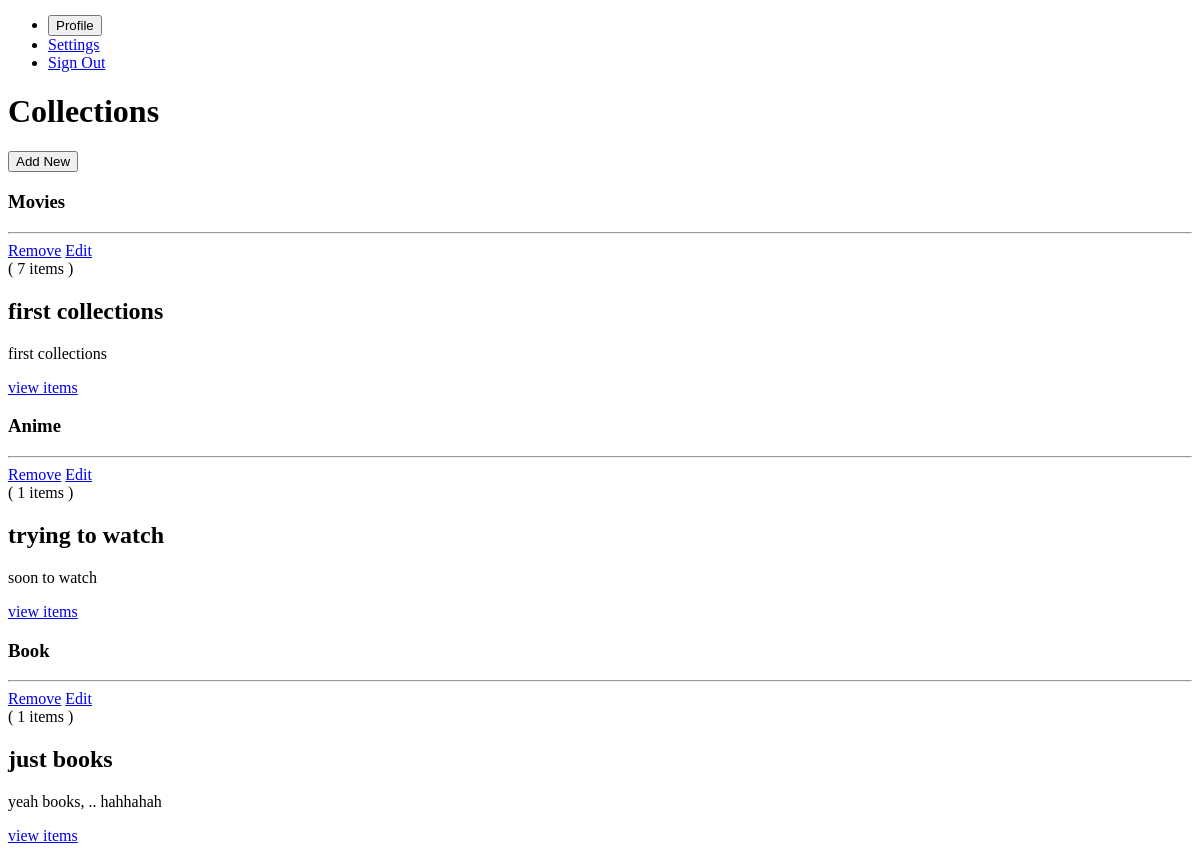
The app's page /dash/collections/ (signed in, lower part), older data.
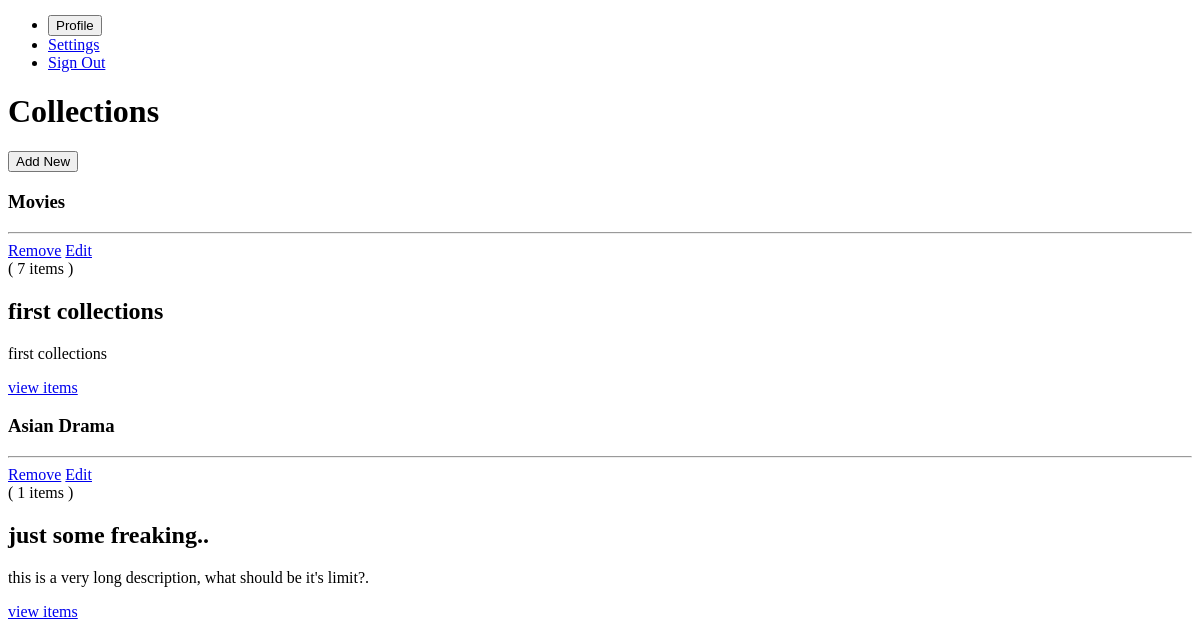
The same page, newer data.
### dashboard/models/collections.py (models this page shows, shortened)
class Collections(models.Model):
    TYPE_CLASS = (
        ("movie", "Any movie around the world."),
        ("series", "Any series except Asian ones."),
        ("anime", "Anime not cartoons."),
        ("book", "Book"),
        ("manga", "Comics, graphics novels."),
        ("asian drama", "Series from Asia."),
    )
    owner = models.ForeignKey(
        User, on_delete=models.CASCADE, blank=False, null=False, default="0"
    )
    collection_id = models.IntegerField(unique=True)
    name = models.CharField(max_length=20)
    description = models.CharField(max_length=60, blank=True)
    type = models.CharField(max_length=12, choices=TYPE_CLASS)
    slug = models.SlugField(max_length=7, editable=False)
    stuffs = models.ManyToManyField(Stuff, through="Inclution")
    date_created = models.DateTimeField(auto_now=True)

### dashboard/views/collections.py (the view, shortened to what this page needs)
# urls.py: path("collections/", CollectionsView.as_view(), name="collections"),
@method_decorator(login_required, name="dispatch")
class CollectionsView(View):
    form_class = AddCollectionForm
    template_name = "main/collections/collections.html"
    def get(self, request, *args, **kwargs):
        collections = Collections.objects.filter(owner=request.user).order_by(
            "-date_created"
        )
        movies = collections.filter(type="movie")
        series = collections.filter(type="series")
        animes = collections.filter(type="anime")
        mangas = collections.filter(type="manga")
        books = collections.filter(type="book")
        asian_dramas = collections.filter(type="asian drama")
        return render(
            request,
            self.template_name,
            {
                "form": self.form_class,
                "movies": movies,
                "series": series,
                "animes": animes,
                "mangas": mangas,
                "books": books,
                "asian_dramas": asian_dramas,
            },
        )

### dashboard/templates/main/collections/collections.html (shortened to what this page needs)
{% extends 'dashboard.html' %}
{% load static %}
{% block content %}
  <div class="w-5/6 mx-auto py-6">
    <div class="mb-4 flex items-center justify-between">
      <h1 class="uppercase font-bold text-sm">Collections</h1>
      <button @click="add_col=true" class="border border-purple-600 py-1 px-3 text-sm lowercase tracking-wide rounded text-purple-600 hover:text-white hover:bg-purple-600">Add New</button>
    </div>
    {% if movies or series or animes or mangas or books or asian_dramas %}
      {% if movies %}
      <div>
        <h3 class="font-light">
          Movies
        </h3>
        <hr>
        <div class="collections-group grid-cols-1 lg:grid-cols-3">
          {% for collection in movies %}
          {% url 'collections-delete' slug=collection.slug as delete %}
          {% url 'collections-update' slug=collection.slug as update %}
          {% url 'collections-page' slug=collection.slug as page %}
          {% include "main/collections/each-collection.html" with color="teal" collection=collection link=delete update=update %}
          {% endfor %}
        </div>
      </div>
      {% endif %}
      {% if animes %}
      <div>
        <h3 class="font-light mt-6">
          Anime
        </h3>
        <hr>
        <div class="collections-group grid-cols-1 lg:grid-cols-3">
          {% for collection in animes %}
          {% url 'collections-delete' slug=collection.slug as delete %}
          {% url 'collections-update' slug=collection.slug as update %}
          {% url 'collections-page' slug=collection.slug as page %}
          {% include "main/collections/each-collection.html" with color="gray" collection=collection link=delete update=update %}
          {% endfor %}
        </div>
      </div>
      {% endif %}
      {% if books %}
      <div>
        <h3 class="font-light mt-6">
          Book
        </h3>
        <hr>
        <div class="collections-group grid-cols-1 lg:grid-cols-3">
          {% for collection in books %}
          {% url 'collections-delete' slug=collection.slug as delete %}
          {% url 'collections-update' slug=collection.slug as update %}
          {% url 'collections-page' slug=collection.slug as page %}
          {% include "main/collections/each-collection.html" with color="indigo" collection=collection link=delete update=update %}
          {% endfor %}
        </div>
      </div>
      {% endif %}
      {% if asian_dramas %}
      <div>
        <h3 class="font-light mt-6">
          Asian Drama
        </h3>
        <hr>
        <div class="collections-group grid-cols-1 lg:grid-cols-3">
          {% for collection in asian_dramas %}
          {% url 'collections-delete' slug=collection.slug as delete %}
          {% url 'collections-update' slug=collection.slug as update %}
          {% url 'collections-page' slug=collection.slug as page %}
          {% include "main/collections/each-collection.html" with color="orange" collection=collection link=delete update=update %}
          {% endfor %}
        </div>
      </div>
      {% endif %}
    {% else %}
      <div class="mt-4 text-center">
        <p class="text-lg tracking-wide font-light">Yay! Nothing to see here, you can make a collection to add...</p>
      </div>
    {% endif %}
  </div>
{% endblock content %}

### dashboard/templates/main/collections/each-collection.html
<div class="bg-{{color}}-600 relative group hover:bg-{{color}}-700 p-4 h-32 rounded text-white">
  <div class="group-hover:flex absolute hidden w-full">
    <div class="flex flex-col absolute right-0 mr-8">
      <a href="{{delete}}" type="button" class="bg-red-600 text-center hover:bg-red-700 text-sm tracking-wide px-2 py-1 rounded my-1 text-gray-100">Remove</a>
      <a href="{{update}}" type="button" class="bg-blue-600 text-center hover:bg-blue-700 text-sm tracking-wide px-2 py-1 rounded my-1 text-gray-100">Edit</a>
    </div>
  </div>
  <div class="absolute left-0 bottom-0 text-sm tracking-wide mb-2 ml-2 z-40">
    ( {{collection.stuffs.all|length}} items )
  </div>
  <h2 class="text-2xl font-bold tracking-wide">{{collection.name}}</h2>
  <p class="text-lg font-light text-gray-300 ml-4 truncate">{{collection.description}}</p>
  <div class="text-center z-50">
    <a href="{{page}}" type="button" class="bg-{{color}}-500 mt-2 hover:bg-{{color}}-600 text-sm tracking-wide px-4  py-1 rounded text-white" title="View items of collection '{{collection.name}}'">view items</a>
  </div>
</div>

Row changes from the older to the newer data that the page shows:
removed Collections: stuffs.all|length "1", name "trying to watch", description "soon to watch", shown under "Anime"
removed Collections: stuffs.all|length "1", name "just books", description "yeah books, .. hahhahah", shown under "Book"
added Collections: stuffs.all|length "1", name "just some freaking..", description "this is a very long description, what should be it's limit?.", shown under "Asian Drama"
Text that changed along with them:
text no longer shown: "Anime Book"
text now shown: "Asian Drama"
